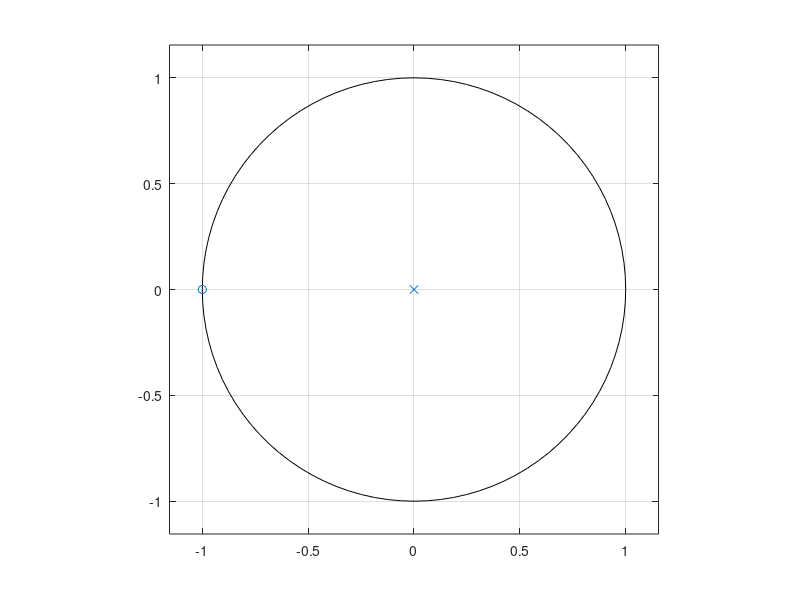
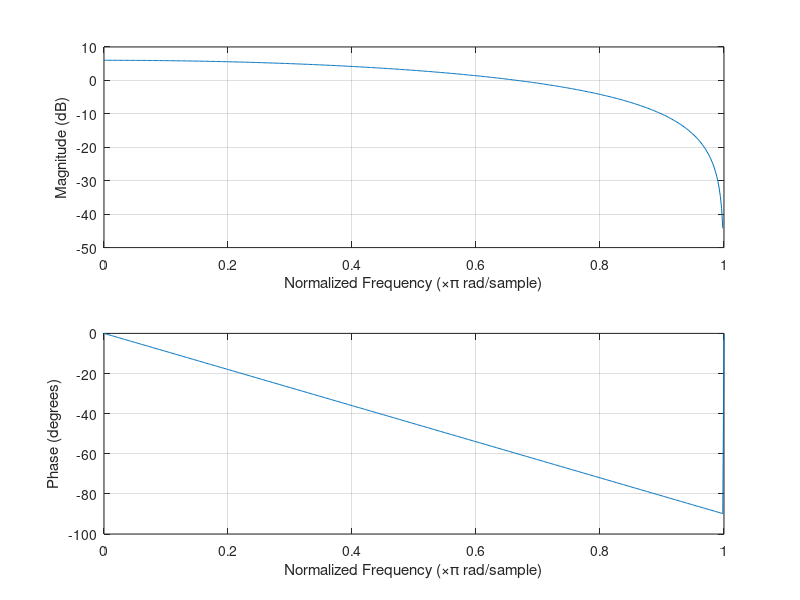
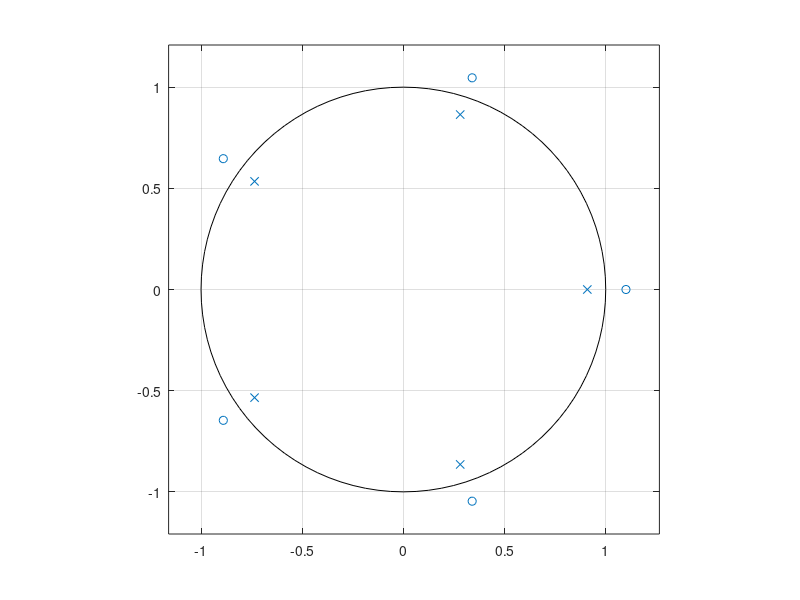
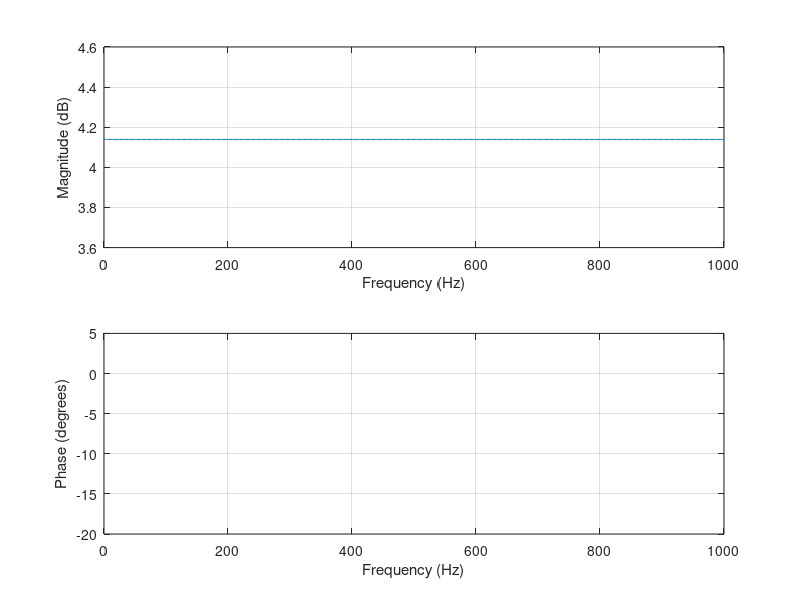

Source code (MATLAB) for these figures, in order: (Note: this script raises an error after producing the figures.)
% Exercise 1.1
clear all;
clc
close all;

%% Filter of order 3
zero3 = roots([1,1,1,1]);
pole3 = roots([1,0,0,0]);

%% Filter of order 5
zero5 = roots([1,1,1,1,1,1]);
pole5 = roots([1,0,0,0,0,0]);

%% Plot zplane
% First for order 3
figure(1);
zplane(zero3,pole3)
figure(2);
B3 = poly(zero3);
A3 = poly(pole3);
freqz(B3, A3);
% Then for order 5
figure(3);
zplane(zero5,pole5);
figure(4);
B5 = poly(zero5);
A5 = poly(pole5);
freqz(B5, A5);

%% Moving average order 3
close all;
zero3 = roots(1/(3+1)*[1,1,1,1]);
pole3 = roots([1,0,0,0]);

%% Moving average order 5
zero5 = roots(1/(5+1)*[1,1,1,1,1,1]);
pole5 = roots([1,0,0,0,0,0]);

%% Plot zplane
% First for order 3
figure(1);
zplane(zero3,pole3)
figure(2);
B3 = poly(zero3);
A3 = poly(pole3);
freqz(B3, A3);
% Then for order 5
figure(3);
zplane(zero5,pole5);
figure(4);
B5 = poly(zero5);
A5 = poly(pole5);
freqz(B5, A5);
% Interchange poles and zeros

%% Place zeros
zero = [exp(j*0.1*pi) exp(-j*0.1*pi) exp(j*0.1*pi) exp(-j*0.1*pi)]';
B = poly(zero);
A = 1;
figure(1);
zplane(zero);
figure(2);
freqz(B, A);

%% Place poles with a distance R
R = 0.99;
pole = R*zero;
A = poly(pole);
figure(3);
zplane(zero,pole);
figure(4);
freqz(B, A);

%% Exercise 1.2
% Clear variables and command window
%clear all;
clc;
close all;
% For lowpass set zero = -1 and pole = 0;
% For highpass set zero = 1 and pole = 0;
zero = -1;
pole = 0;
A = poly(pole);
B = poly(zero);
% Plot the zplane and frequency
figure(1);
zplane(zero,pole);
figure(2);
freqz(B, A);
% Choose to put poles and zeros on top of each other
r = 1.1;
q = 1/r;
fs = 1000;
zero5 = r*[exp(-j*0.4*pi) exp(-j*0.8*pi) exp(-j*1.2*pi) ...
    exp(-j*1.6*pi) exp(-j*2*pi)];
pole5 = q*[exp(-j*0.4*pi) exp(-j*0.8*pi) exp(-j*1.2*pi) ...
    exp(-j*1.6*pi) exp(-j*2*pi)];
A5 = poly(pole5);
B5 = poly(zero5);
% Plot the zplane and frequency
figure(3);
zplane(zero5',pole5');
figure(4);
freqz(B5, A5,512,fs);
ylim([-20 5]);

%% Create sinusoid:
f = 20;
[t signal] = generate_sinusoid(1,f,0,fs,1);
% Filter signal
signal_filtered = real(filter(B5,A5,signal));
% Plot the filtered signal
figure(1);
plot(t,signal,'r');
hold on;
plot(t,signal_filtered,'b');
legend('Signal','Filtered signal');
hold off;
xlim([0 1/f*4]);
